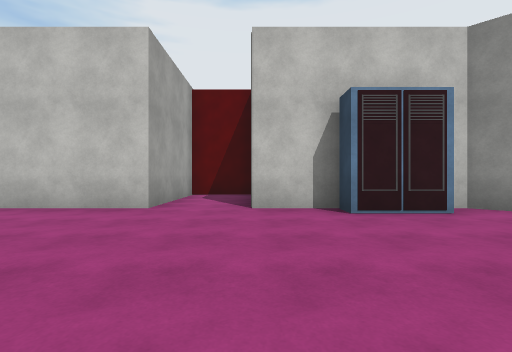
[1] (above)

24 first-person views from a walk through a 3-D level made in the Unity game engine. The camera is 1.2 m above the floor, looks level and sees 85° across. The floor is counted in squares, 2 m on a side. Each view is taken from the middle of a square. On the plan, view 1 faces up. The plan holds only what a view shows up to about 9 squares ahead; the rest is blank. The place goes on beyond the plan. The player character is not drawn. Surface patterns are stand-ins for the level's own textures.

[2]
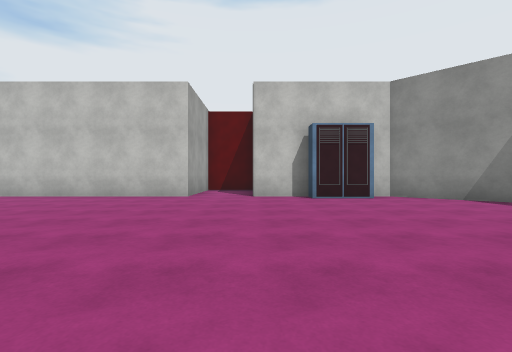

[3]
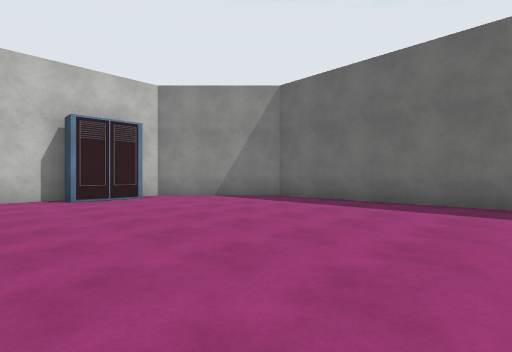

[4]
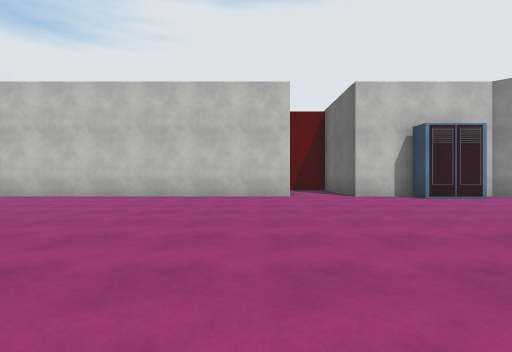

[5]
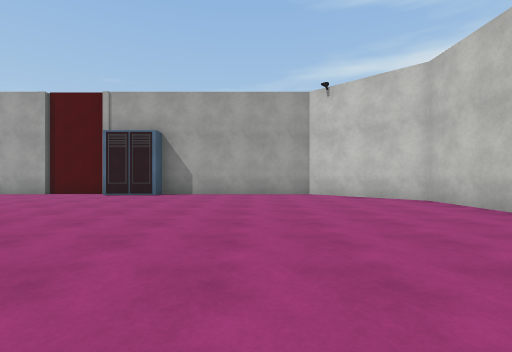

[6]
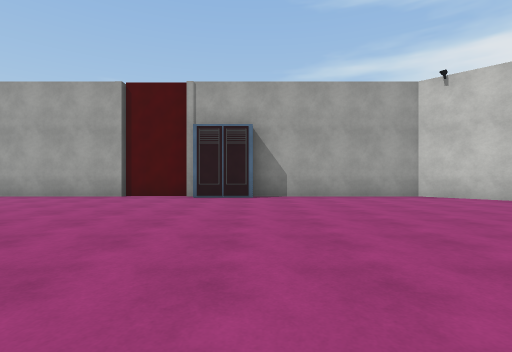

[7]
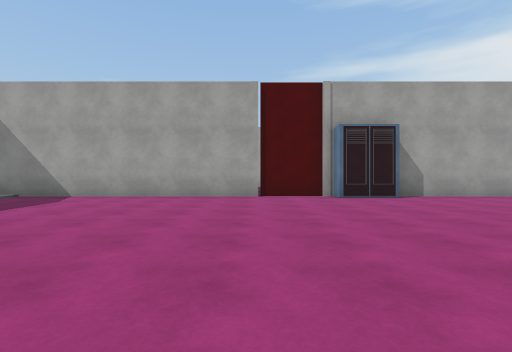

[8]
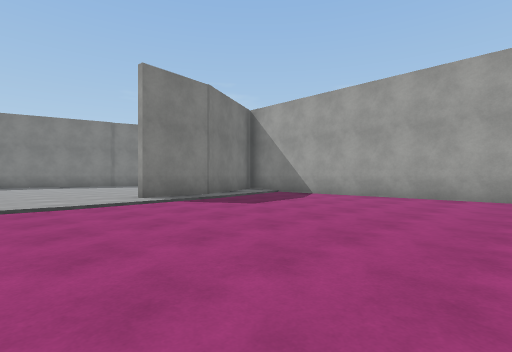

[9]
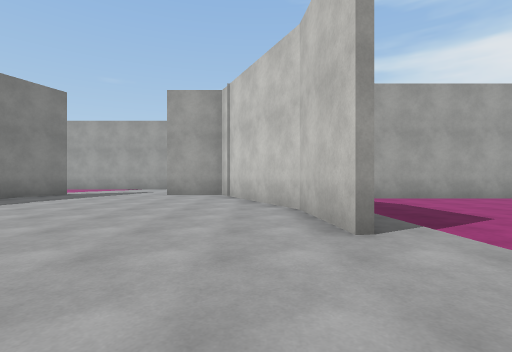

[10]
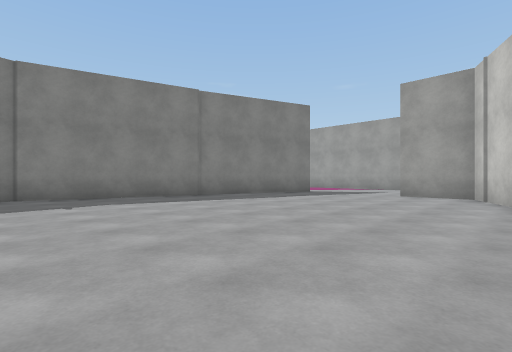

[11]
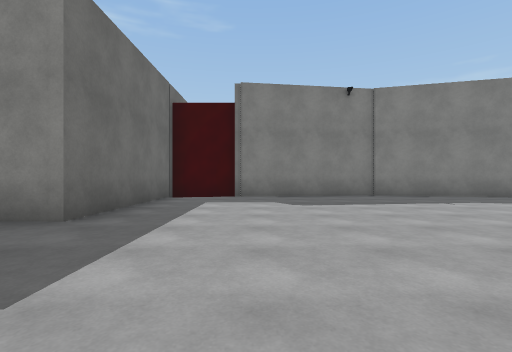

[12]
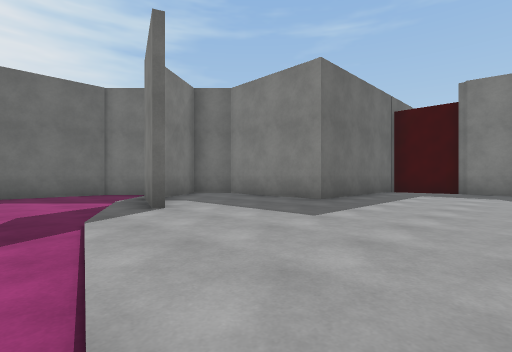

[13]
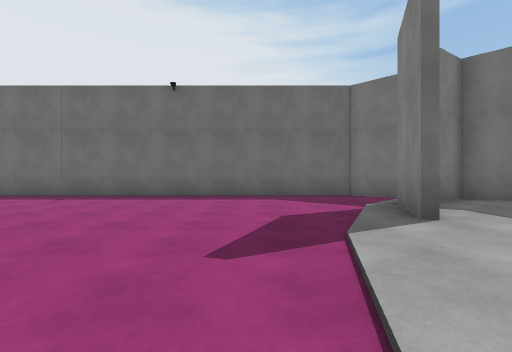

[14]
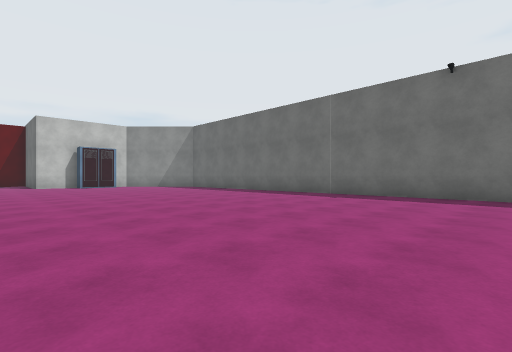

[15]
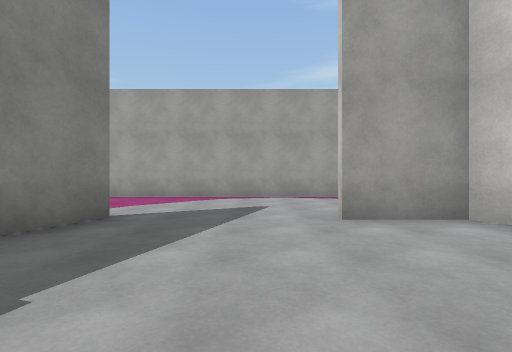

[16]
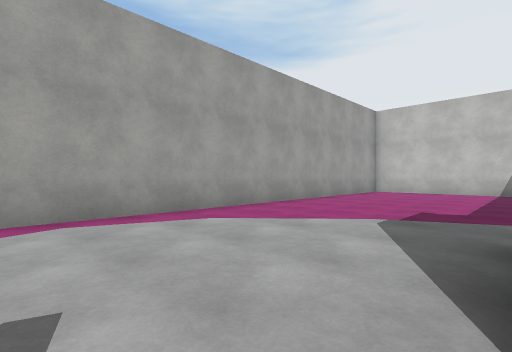

[17]
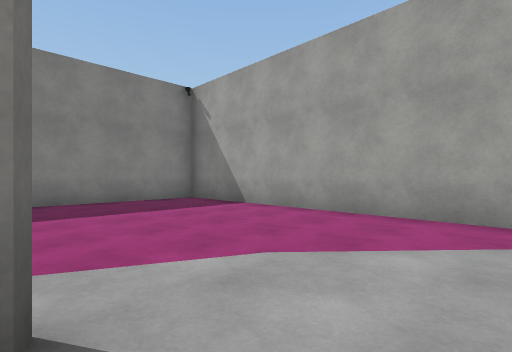

[18]
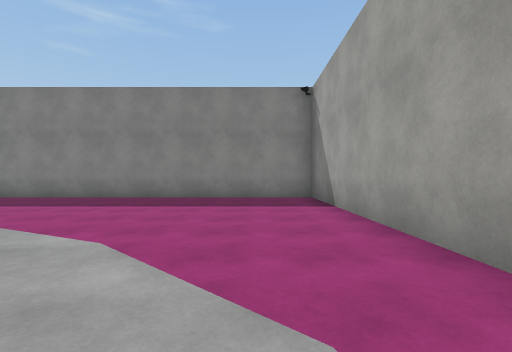

[19]
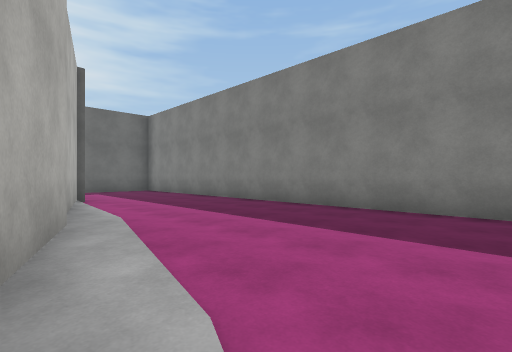

[20]
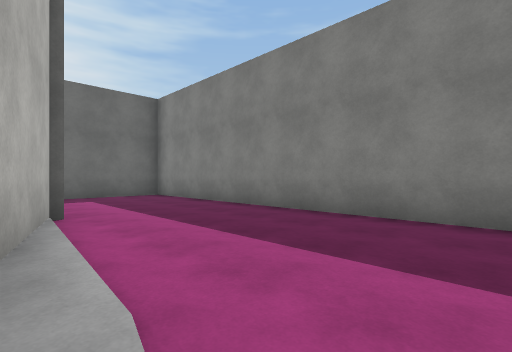

[21]
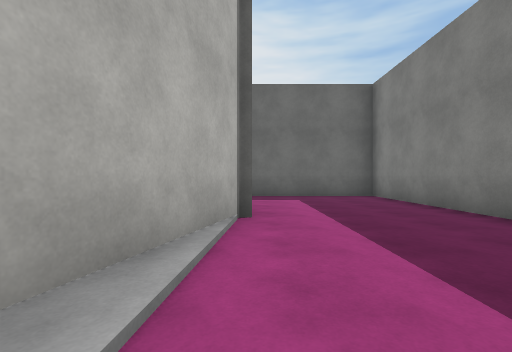

[22]
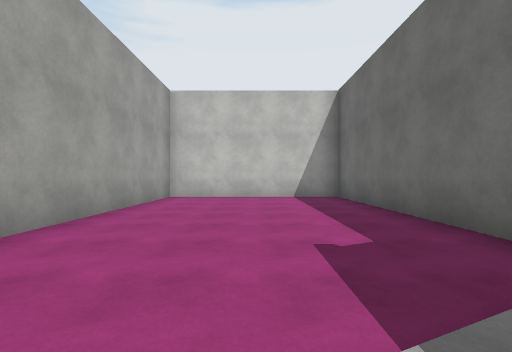

[23]
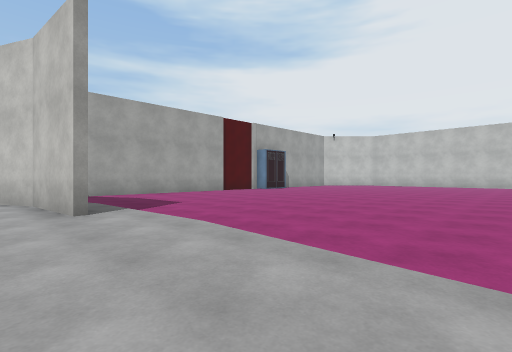

[24]
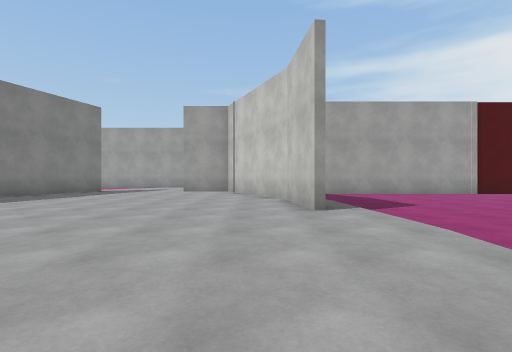

### Floor plan
Points are (right, up) in squares from view 1. A wall is a line through its corners. A room is listed if a view was taken in it or the views show most of it. See-through windows are left out.
Room 1 (views 1, 2, 3, 4, 5, 6, 7, 8, 9, 10, 11, 12, 13, 14, 15, 16, 17, 18, 19, 20, 21, 22, 23, 24)
walls: (-7.8, -13) (-10, -13.2) (-13.8, -15.1) (-13.8, -16.9); (-10.6, -13.3) (-10, -13) (-7.8, -12.8); (-13.4, -12.2) (-13.4, -6.1) (-18.7, -6.1) (-18.7, -26.5) (-1.6, -26.5) (-1.6, -22.9); (1.4, -14) (3.5, -14.8); (-13.2, -3.6) (-13.2, -13.5); (-9.9, -21.5) (-5.5, -22.7) (-1.5, -22.1); (-5.9, -22.8) (-12, -21.1); (5.5, -15.9) (6.6, -14.9) (6.6, 2.6) (3.9, 5.2) (3.4, 5.2); (-14.2, -20.1) (-9.9, -21.6); (-1.4, -22.4) (0.5, -22.4) (0.5, -17.7) (3.8, -17.7) (4.6, -16.9) (3.6, -15.3); (1.2, 5.2) (-0.1, 5.2) (-0.1, 6); (-0.1, 8.7) (-2, 8.7) (-2, 5.2) (-10.8, 5.2) (-13.2, 2.8) (-13.2, -2.1)
objects: closet (2, 5)

Where each view was taken, in squares from view 1:
view 1: 0 up, 0 right, facing up
view 2: 3 down, 0 right, facing up
view 3: 3 down, 0 right, facing up-right
view 4: 3 down, 3 left, facing up
view 5: 1 up, 4 left, facing left
view 6: 2 down, 5 left, facing left
view 7: 6 down, 5 left, facing left
view 8: 6 down, 5 left, facing down-left
view 9: 14 down, 5 left, facing left
view 10: 14 down, 5 left, facing down-left
view 11: 14 down, 2 left, facing down
view 12: 12 down, 3 left, facing down-right
view 13: 12 down, 2 left, facing right
view 14: 11 down, 2 left, facing up-right
view 15: 18 down, 10 left, facing left
view 16: 18 down, 14 left, facing up-left
view 17: 19 down, 14 left, facing down-left
view 18: 18 down, 17 left, facing down
view 19: 21 down, 14 left, facing down-right
view 20: 22 down, 11 left, facing down-right
view 21: 23 down, 10 left, facing right
view 22: 15 down, 16 left, facing up
view 23: 14 down, 3 left, facing up-left
view 24: 14 down, 3 left, facing left
